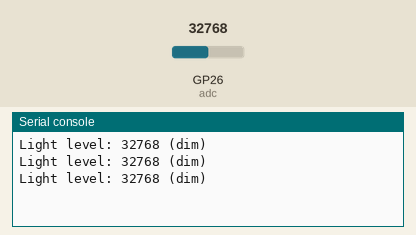
The program below on a simulated Raspberry Pi Pico running MicroPython. On the bench: the last lines printed to the serial console. The inputs (shaded band) are chosen by the test bench; at power-on: GP26 (adc) = 32768 (analog values on the 0–65535 scale).

Above: at 1.2 s.
1.3 s: GP26 (adc) set to 45655
At 1.9 s:
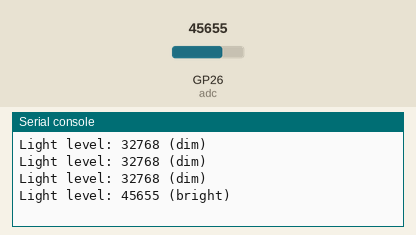
3.0 s: GP26 (adc) set to 19660
At 3.4 s:
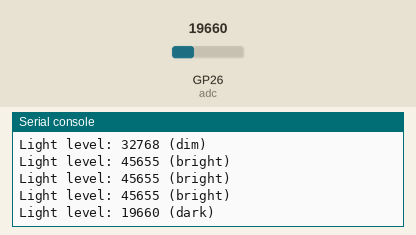

The program:

example_2.py
```python
# Uses MicroPython on a Raspberry Pi Pico to read the KY-018 on GP26 (ADC0), prints the 0–65535 raw reading and classifies ambient light as bright/dim/dark.
#
# Buy this module: https://shillehtek.com/products/photoresistor-light-sensor-ky-018-arduino-esp32
# Full manual: https://shillehtek.com/blogs/shillehtek-product-manuals/photoresistor-light-sensor-ky-018-arduino-esp32-manual
# More examples: https://github.com/shillehbean/shillehtek-examples
#

# KY-018 Photoresistor - Pico MicroPython Example
# S -> GP26 (ADC0), VCC (middle) -> 3V3(OUT), - -> GND

from machine import ADC
import time

adc = ADC(26)

while True:
    raw = adc.read_u16()    # 0-65535, higher = brighter

    if raw > 45000:
        state = "bright"
    elif raw > 20000:
        state = "dim"
    else:
        state = "dark"

    print("Light level: {} ({})".format(raw, state))
    time.sleep(0.5)
```

Measured:
- after the input at 1.3 s, the serial console: prints a new line after 0.20 s (image 1)
- after the input at 3.0 s, the serial console: prints a new line at once (image 2)
